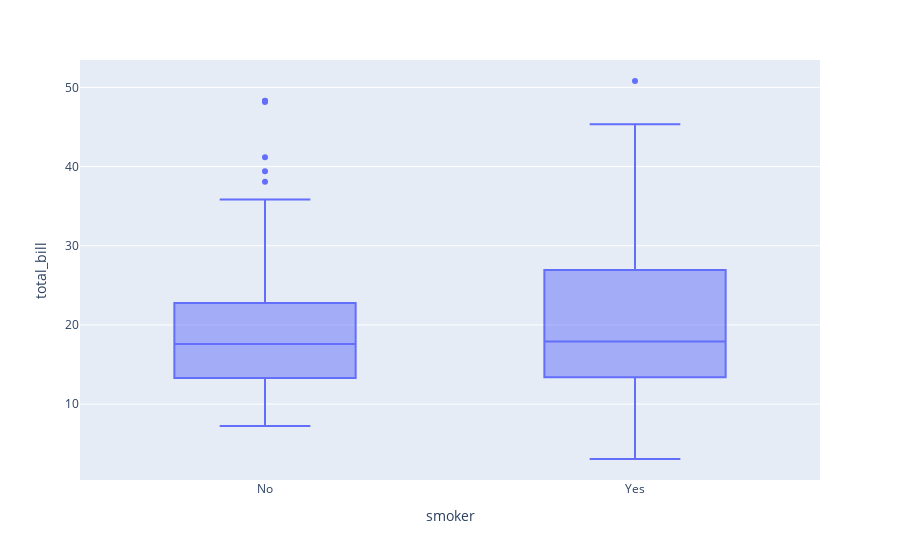

Notebook code for this chart:
### Code cell
fig = px.box(tips, y="total_bill", x = "smoker")
fig.show()

### Figure 1 — Plotly figure (JSON) as saved in the notebook; plotly's stock layout.template omitted (floating-point values rounded to 4 significant figures; data arrays with more than 128 entries replaced by an {"elided": "..."} marker saying what was removed)
{"data": [{"alignmentgroup": "True", "hovertemplate": "smoker=%{x}<br>total_bill=%{y}<extra></extra>", "legendgroup": "", "marker": {"color": "#636efa"}, "name": "", "notched": false, "offsetgroup": "", "orientation": "v", "showlegend": false, "type": "box", "x": {"elided": "244 str values"}, "x0": " ", "xaxis": "x", "y": {"elided": "244 float values"}, "y0": " ", "yaxis": "y"}], "layout": {"boxmode": "group", "legend": {"tracegroupgap": 0}, "margin": {"t": 60}, "xaxis": {"anchor": "y", "domain": [0, 1], "title": {"text": "smoker"}}, "yaxis": {"anchor": "x", "domain": [0, 1], "title": {"text": "total_bill"}}}}
